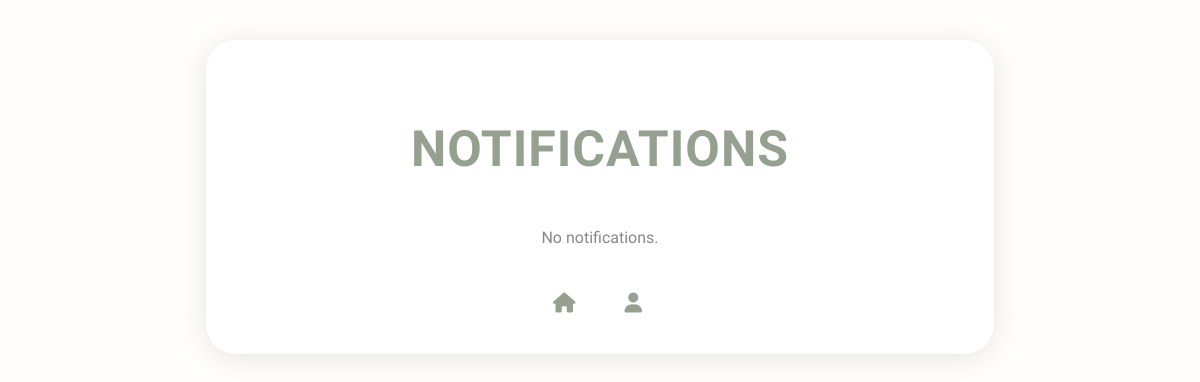
The page /notifications (signed in) on the database as committed earlier.
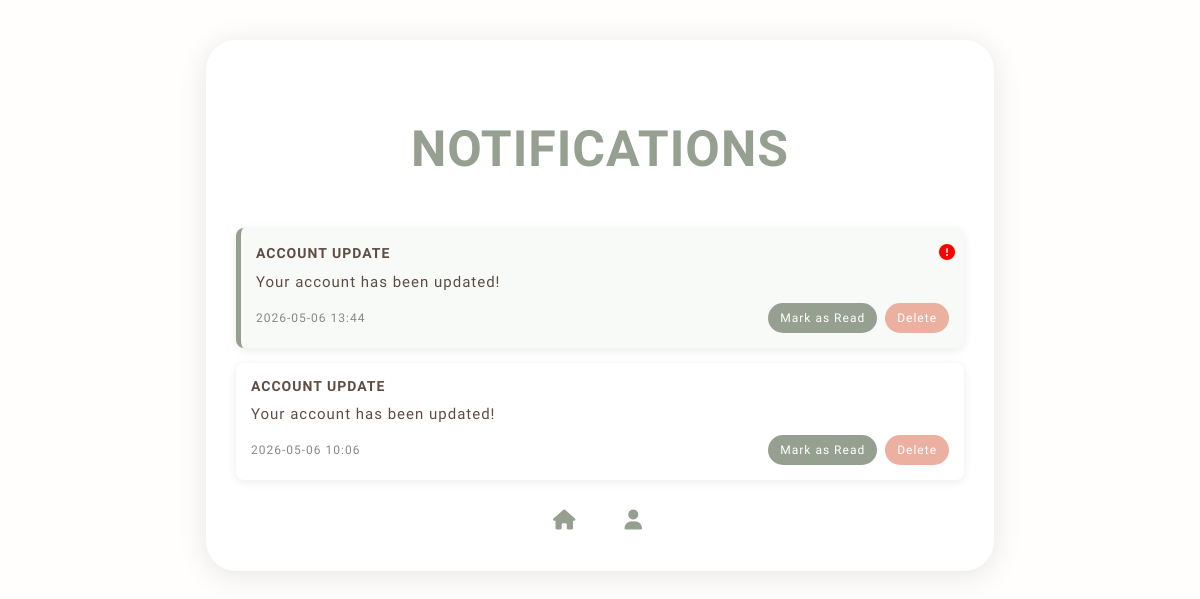
The same page on the database as committed later.
### models/Notifications.py (models this page shows, shortened)
class Notification(db.Model):
    __tablename__ = "Notifications"
    id                   = db.Column(db.Integer, primary_key=True)
    notification_id      = db.Column(db.String(45), unique=True, nullable=False)
    user_id              = db.Column(db.String(45), db.ForeignKey("users.user_id"), nullable=False)
    type                 = db.Column(db.Enum(NotificationType), nullable=False)
    message              = db.Column(db.String(320), nullable=False)
    sent_on              = db.Column(db.DateTime, default=utcnow)
    is_read              = db.Column(db.Boolean, default=False)
    user                = db.relationship("User", backref="notifications")

### app.py (the view)
@app.route('/notifications')
@login_required
def notifications():
    user_notifications = Notification.query.filter_by(user_id=current_user.user_id).order_by(Notification.sent_on.desc()).all()
    return render_template('notifications.html', user=current_user, notifications=user_notifications)

### app.py (called while the page is built)
@login_manager.user_loader
def load_user(user_id):
    return User.query.filter_by(user_id=user_id).first()

### templates/notifications.html (shortened to what this page needs)
<!DOCTYPE html>
<html lang="en">
<head>
    <link rel="stylesheet" href="https://cdnjs.cloudflare.com/ajax/libs/font-awesome/6.4.0/css/all.min.css">
</head>
<body>
<div class="container">
    <h1>Notifications</h1>
    {% if notifications %}
        <div class="notif-list">
            {% for n in notifications %}
            <div class = "notif-card {% if not n.is_read %}unread{% endif %}">
                <div class = "notif-header">
                    <span class = "notif-type">{{ n.type.value }}</span>
                    {% if not n.is_read %}
                        <span class="alert"><i class="fa-solid fa-circle-exclamation"></i></span>
                    {% endif %}
                </div>
                <div class="notif-message">
                    {{ n.message }}
                </div>
                <div class="notif-footer">
                    <span>
                        {{ n.sent_on.strftime('%Y-%m-%d %H:%M') if n.sent_on else '--' }}
                    </span>
                    <div class="notif-actions">
                        <form method="POST"
                              action="{{ url_for('mark_notification_as_read', notification_id=n.notification_id) }}">
                            <button class="small-btn">Mark as Read</button>
                        </form>
                        <form method="POST"
                              action="{{ url_for('delete_notification', notification_id=n.notification_id) }}">
                            <button class="small-btn danger">Delete</button>
                        </form>
                    </div>
                </div>
            </div>
            {% endfor %}
        </div>
    {% else %}
        <p class="empty">No notifications.</p>
    {% endif %}
    <div style="text-align:center;">
        <a href="{{ url_for('index') }}" class="btn"><i class="fa-solid fa-house"></i></a>
        <a href="{{ url_for('profile') }}" class="btn"><i class="fa-solid fa-user"></i></a>
    </div>
</div>
</body>
</html>

### templates/notifications.html (style rules this page uses)
body { font-family: 'Neuton', serif; background: #fffefc; color: var(--brown-2); margin: 0; padding: 40px; }
:root { --green: #96a090; --green-2: #838b7e; --light-green: #c5d862; --cream: #fffddd; --brown: #9a7c69; --pink: #ecb0a1; --gray: #79796f; --dark-cream: #c0bea8; --white: #fffefc; --brown-2: #5f4d43; --border-radius-s: 8px; --border-radius-m: 30px; --border-radius-circle: 50%; }
h1 { font-size: 50px; margin-top: 50px; margin-bottom: 50px; letter-spacing: 1px; color: var(--green); text-align: center; text-transform: uppercase; }
.container { width: 65%; margin: auto; background: white; padding: 30px; border-radius: var(--border-radius-m); box-shadow: 0 4px 30px rgba(0,0,0,0.1); }
.btn { display: inline-block; margin-top: 20px; padding: 10px 20px; text-decoration: none; }
.btn i { margin-right: 5px; color: var(--green); font-size: 20px; text-decoration: none; }
.notif-list { display: flex; flex-direction: column; gap: 15px; margin-top: 20px; }
.notif-card { background: #fff; padding: 15px; border-radius: var(--border-radius-s); box-shadow: 0 2px 10px rgba(0,0,0,0.08); transition: 0.3s ease; }
.notif-card.unread { border-left: 5px solid var(--green); background: #f7faf6; }
.notif-header { display: flex; justify-content: space-between; font-weight: bold; align-items: center; letter-spacing: 1px; }
.notif-type { text-transform: uppercase; font-size: 14px; }
.alert i { width: 10px; height: 10px; color: red; border-radius: var(--border-radius-circle); }
.notif-message { margin: 10px 0; font-size: 15px; line-height: 1.4; letter-spacing: 1px; }
.notif-footer { display: flex; justify-content: space-between; align-items: center; font-size: 12px; color: #888; letter-spacing: 1px; }
.notif-actions { display: flex; gap: 8px; }
.small-btn { display: flex; justify-content: center; align-items: center; padding: 5px 12px; border: none; border-radius: 20px; background: var(--green); color: white; cursor: pointer; font-size: 12px; font-family: 'Neuton', serif; letter-spacing: 1px; height: 30px; }
.small-btn.danger { background: var(--pink); }

Rows that differ between the two databases and show on the page:
added Notification: type.value "ACCOUNT UPDATE", is_read False (drawn), message "Your account has been updated!", sent_on "2026-05-06 13:44"
added Notification: type.value "ACCOUNT UPDATE", message "Your account has been updated!", sent_on "2026-05-06 10:06", is_read True (drawn)
Other text that changed with them:
text no longer shown: "No notifications."
